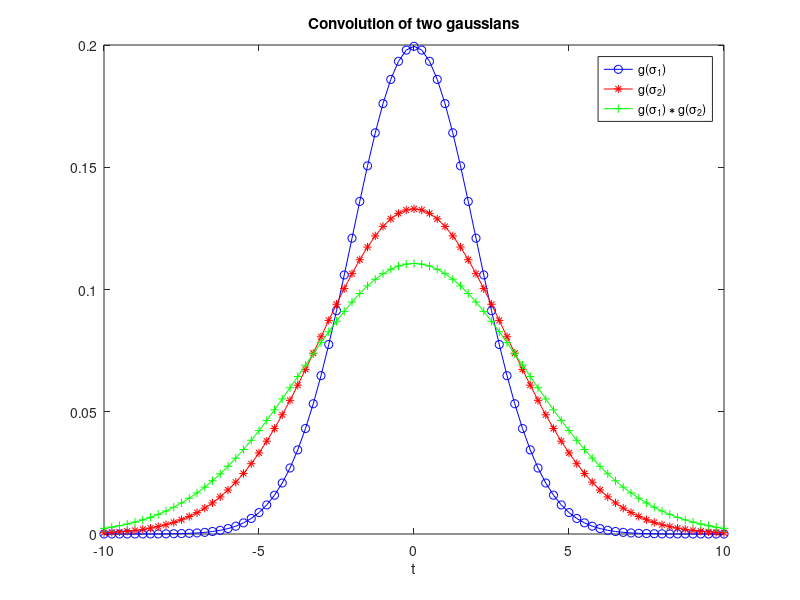

MATLAB code to generate this figure:
deltaT  = 0.25;
t       = -10:deltaT:10;
sigma_1 = 2;
mu_1    = 0;

sigma_2 = 3;
mu_2    = 0;

g1 = normpdf(t, mu_1, sigma_1);
g2 = normpdf(t, mu_2, sigma_2);

g3 = conv(g1, g2, 'same') * deltaT;

close all; figure;
plot(t, g1, 'bo-'); hold on;
plot(t, g2, 'r*-');
plot(t, g3, 'g+-');

xlabel('t');
legend('g(\sigma_1)', 'g(\sigma_2)', 'g(\sigma_1) \ast g(\sigma_2)', 'Location', 'NorthEast');
title('Convolution of two gaussians');

% http://www.oxfordmathcenter.com/drupal7/node/296

std1 = sqrt( sum( t.^2.*g1 ) ) * deltaT^2 % explain where deltaT comes from
std2 = sqrt( sum( t.^2.*g2 ) ) * deltaT^2
std3 = sqrt( sum( t.^2.*g3 ) ) * deltaT^2

sqrt( std1^2 + std2^2 )
sqrt( sigma_1^2 + sigma_2^2 )